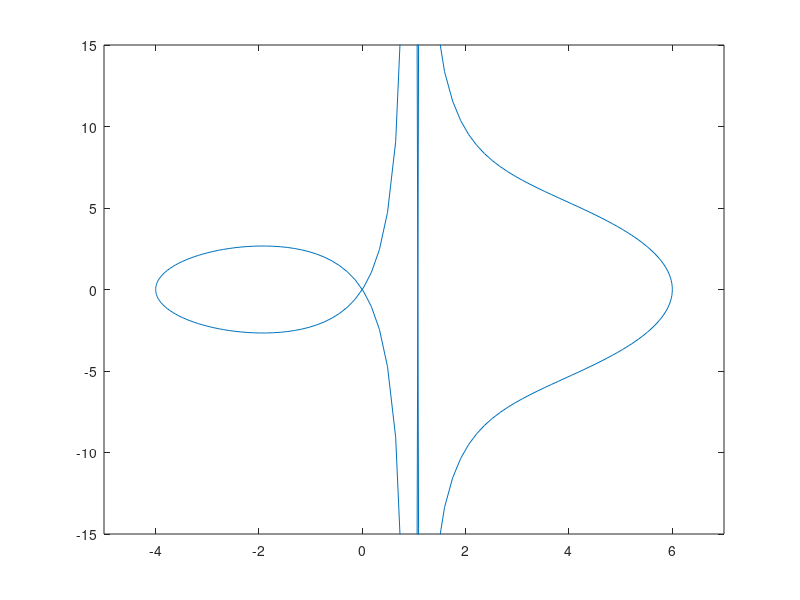

The MATLAB script that drew this image:
phi = linspace(0, 2*pi, 200);
l = 5;

a = 1;
b = 5;

x = a + l*cos(phi);
y = a*tan(phi) + l*sin(phi);


plot(x, y)

axis([-5, 7, -15, 15])


